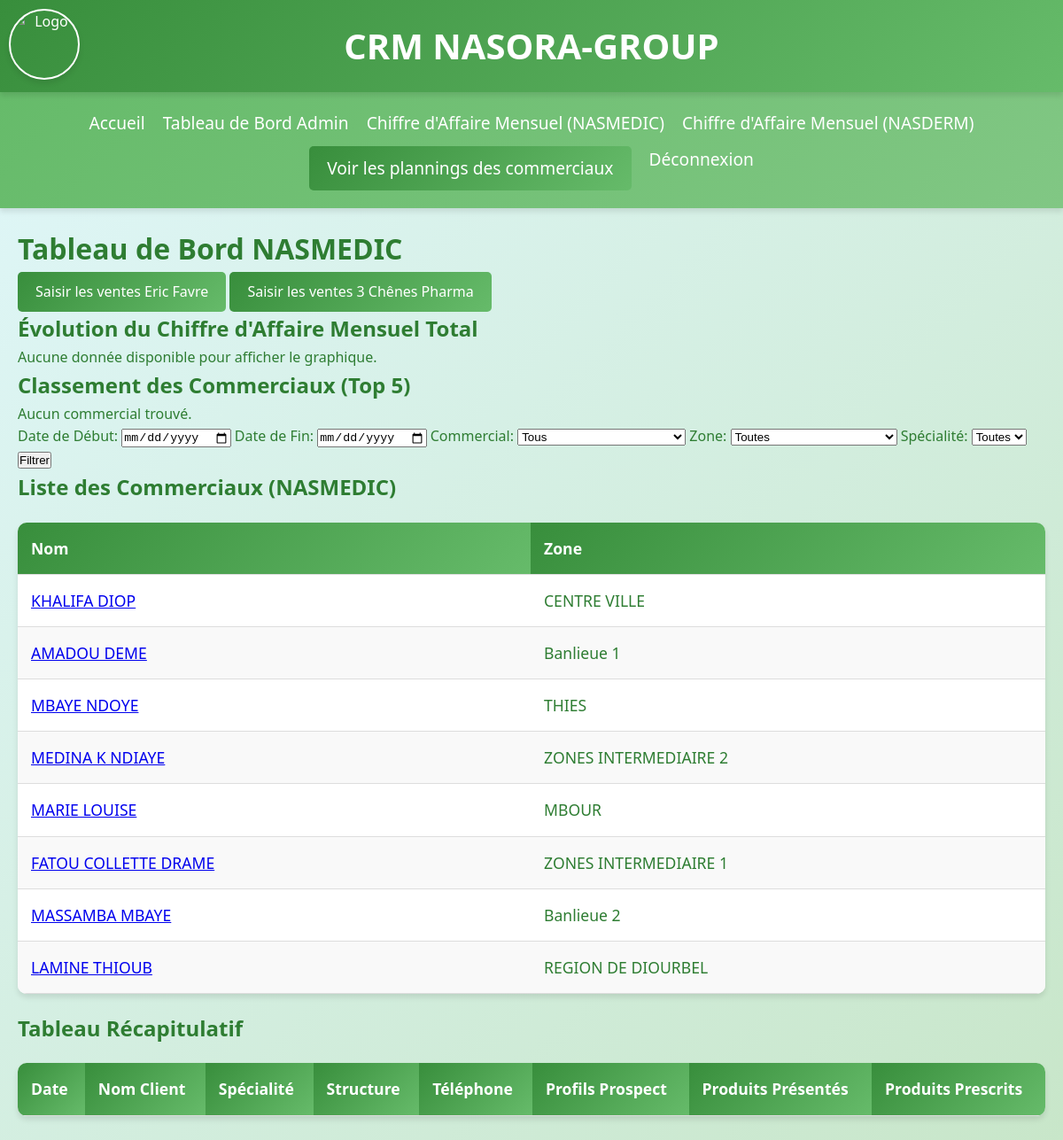
The app's page /nasmedic_dashboard (signed in) with its own data.
### models.py (models this page shows)
class User(UserMixin, db.Model):
    id = db.Column(db.Integer, primary_key=True)
    username = db.Column(db.String(150), unique=True, nullable=False)
    password = db.Column(db.String(200), nullable=False)
    role = db.Column(db.String(50), nullable=False)
    zone = db.Column(db.String(100), nullable=True)
    project = db.Column(db.String(50), nullable=False)  # 'nasderm' or 'nasmedic'

### app.py (the view)
@app.route('/nasmedic_dashboard')
@login_required
def nasmedic_dashboard():
    prospections = Prospection.query.join(User).filter(User.project == 'nasmedic').all()
    print("Prospections pour NASMEDIC:", prospections)
    if not prospections:
        flash("Aucune donnée trouvée pour NASMEDIC.", "info")
    monthly_revenue = db.session.query(
        func.strftime('%Y-%m', EricFavreSale.date).label('month'),
        func.sum(EricFavreSale.quantity * EricFavreSale.price).label('revenue')
    ).filter(EricFavreSale.project == 'nasmedic').group_by('month').all()
    monthly_revenue_labels = [row.month for row in monthly_revenue]
    monthly_revenue_data = [row.revenue for row in monthly_revenue]
    print("Chiffre d'affaire mensuel:", monthly_revenue)
    print("Labels:", monthly_revenue_labels)
    print("Data:", monthly_revenue_data)
    prospections = Prospection.query.join(User).filter(User.project == 'nasmedic').all()
    top_5_commerciaux = db.session.query(
        User.username,
        User.zone,
        func.count(Prospection.id).label('nombre_visites')
    ).join(Prospection).filter(User.project == 'nasmedic').group_by(User.id).order_by(func.count(Prospection.id).desc()).limit(5).all()
    print("Top 5 commerciaux:", top_5_commerciaux)
    commerciaux = User.query.filter_by(project='nasmedic', role='commercial').all()
    print("Liste des commerciaux NASMEDIC:", commerciaux)
    return render_template('nasmedic_dashboard.html', monthly_revenue_labels=monthly_revenue_labels, monthly_revenue_data=monthly_revenue_data, top_5_commerciaux=top_5_commerciaux, commerciaux=commerciaux, prospections=prospections)

### app.py (called while the page is built)
@login_manager.user_loader
def load_user(user_id):
    return User.query.get(int(user_id))

### Templates/nasmedic_dashboard.html (shortened to what this page needs)
{% extends "base.html" %}
{% block content %}
<h1>Tableau de Bord NASMEDIC</h1>
<div class="sales-links">
    <a href="{{ url_for('eric_favre_sales') }}" class="btn">Saisir les ventes Eric Favre</a>
    <a href="{{ url_for('trois_chene_sales') }}" class="btn">Saisir les ventes 3 Chênes Pharma</a>
</div>
<h2>Évolution du Chiffre d'Affaire Mensuel Total</h2>
{% if monthly_revenue_labels and monthly_revenue_data %}
    <canvas id="salesChart" width="400" height="200"></canvas>
    <script>
        var ctx = document.getElementById('salesChart').getContext('2d');
        var salesChart = new Chart(ctx, {
            type: 'line',
            data: {
                labels: {{ monthly_revenue_labels | tojson }},
                datasets: [{
                    label: 'Chiffre d\'affaire mensuel total',
                    data: {{ monthly_revenue_data | tojson }},
                    backgroundColor: 'rgba(75, 192, 192, 0.2)',
                    borderColor: 'rgba(75, 192, 192, 1)',
                    borderWidth: 2,
                    fill: true
                }]
            },
            options: {
                scales: {
                    y: {
                        beginAtZero: true,
                        title: {
                            display: true,
                            text: 'Chiffre d\'affaire (€)'
                        }
                    },
                    x: {
                        title: {
                            display: true,
                            text: 'Mois'
                        }
                    }
                },
                plugins: {
                    title: {
                        display: true,
                        text: 'Évolution du Chiffre d\'Affaire Mensuel Total'
                    }
                }
            }
        });
    </script>
{% else %}
    <p>Aucune donnée disponible pour afficher le graphique.</p>
{% endif %}
<h2>Classement des Commerciaux (Top 5)</h2>
{% if top_5_commerciaux %}
    <table class="responsive-table">
        <thead>
            <tr>
                <th>Rang</th>
                <th>Nom</th>
                <th>Zone</th>
                <th>Nombre de Visites</th>
            </tr>
        </thead>
        <tbody>
            {% for commercial in top_5_commerciaux %}
            <tr>
                <td>{{ loop.index }}</td>
                <td>{{ commercial.username }}</td>
                <td>{{ commercial.zone }}</td>
                <td>{{ commercial.nombre_visites }}</td>
            </tr>
            {% endfor %}
        </tbody>
    </table>
{% else %}
    <p>Aucun commercial trouvé.</p>
{% endif %}
<form method="GET" class="filter-form">
    <label for="date_start">Date de Début:</label>
    <input type="date" id="date_start" name="date_start">
    <label for="date_end">Date de Fin:</label>
    <input type="date" id="date_end" name="date_end">
    <label for="commercial">Commercial:</label>
    <select id="commercial" name="commercial">
        <option value="">Tous</option>
    </select>
    <label for="zone">Zone:</label>
    <select id="zone" name="zone">
        <option value="">Toutes</option>
    </select>
    <label for="specialite">Spécialité:</label>
    <select id="specialite" name="specialite">
        <option value="">Toutes</option>
    </select>
    <button type="submit">Filtrer</button>
</form>
<h2>Liste des Commerciaux (NASMEDIC)</h2>
<table class="responsive-table">
    <thead>
        <tr>
            <th>Nom</th>
            <th>Zone</th>
        </tr>
    </thead>
    <tbody>
        {% for commercial in commerciaux %}
        <tr>
            <td><a href="{{ url_for('commercial_dashboard', username=commercial.username) }}">{{ commercial.username }}</a></td>
            <td>{{ commercial.zone }}</td>
        </tr>
        {% endfor %}
    </tbody>
</table>
<h2>Tableau Récapitulatif</h2>
<table class="responsive-table">
    <thead>
        <tr>
            <th>Date</th>
            <th>Nom Client</th>
            <th>Spécialité</th>
            <th>Structure</th>
            <th>Téléphone</th>
            <th>Profils Prospect</th>
            <th>Produits Présentés</th>
            <th>Produits Prescrits</th>
        </tr>
    </thead>
</table>
{% endblock %}

### static/css/styles.css (style rules this page uses)
* { margin: 0; padding: 0; box-sizing: border-box; }
body { font-family: 'Segoe UI', Tahoma, Geneva, Verdana, sans-serif; background: linear-gradient(135deg, #e0f7fa, #c8e6c9); color: #2e7d32; line-height: 1.6; min-height: 100vh; display: flex; flex-direction: column; font-size: 1rem; }
.responsive-table { width: 100%; border-collapse: collapse; margin: 20px 0; animation: fadeIn 1s ease-in-out; background: white; border-radius: 10px; overflow: hidden; box-shadow: 0 4px 6px rgba(0, 0, 0, 0.1); }
.responsive-table th, .responsive-table td { padding: 12px; text-align: left; border-bottom: 1px solid #ddd; }
.responsive-table th { background: linear-gradient(135deg, #388e3c, #66bb6a); color: white; font-weight: bold; }
.responsive-table tr:nth-child(even) { background-color: #f9f9f9; }
.btn { display: inline-block; background: linear-gradient(135deg, #388e3c, #66bb6a); color: white; padding: 10px 20px; border-radius: 5px; text-decoration: none; transition: background 0.3s ease, transform 0.3s ease; }
@media (min-width: 1025px) { .responsive-table th, .responsive-table td { padding: 15px; font-size: 1.1rem; } }

### records on screen
User: username "KHALIFA DIOP", zone "CENTRE VILLE"
User: username "AMADOU DEME", zone "Banlieue 1"
User: username "MBAYE NDOYE", zone "THIES"
User: username "MEDINA K NDIAYE", zone "ZONES INTERMEDIAIRE 2"
User: username "MARIE LOUISE", zone "MBOUR"
User: username "FATOU COLLETTE DRAME", zone "ZONES INTERMEDIAIRE 1"
User: username "MASSAMBA MBAYE", zone "Banlieue 2"
User: username "LAMINE THIOUB", zone "REGION DE DIOURBEL"
